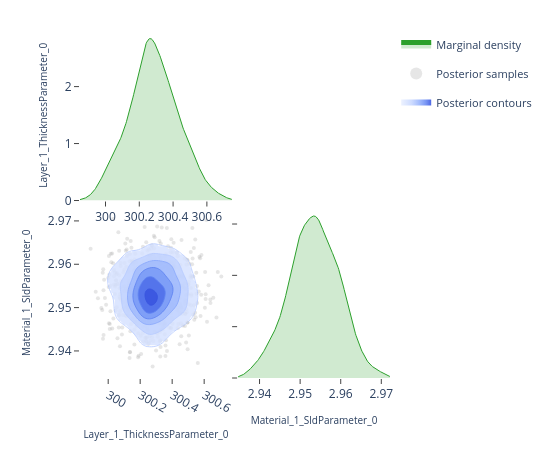

Write notebook code for a chart like this one.
### Code cell
# ---- Pairwise focus: thickness vs SLD ---------------------------------------
# A 2-parameter corner plot zooms in on the joint posterior for a specific
# pair.  This is the same view the EasyReflectometryApp's "2D Heatmap"
# sub-tab uses to inspect parameter degeneracies.


params_of_interest = ['Layer_1_ThicknessParameter_0', 'Material_1_SldParameter_0']
idx = [posterior.param_names.index(p) for p in params_of_interest]
subset_draws = np.asarray(posterior.draws)[:, idx]

fig = plot_corner(subset_draws, params_of_interest)
fig.show()

### Figure 1 — Plotly figure (JSON) as saved in the notebook; plotly's stock layout.template omitted (floating-point values rounded to 4 significant figures; data arrays with more than 128 entries replaced by an {"elided": "..."} marker saying what was removed)
{"data": [{"fill": "tozeroy", "fillcolor": "rgba(44, 160, 44, 0.22)", "hoverinfo": "skip", "legendgroup": "marginal", "line": {"color": "rgb(44, 160, 44)", "width": 1}, "mode": "lines", "name": "Marginal density", "showlegend": true, "type": "scatter", "x": {"elided": "256 float values"}, "xaxis": "x", "y": {"elided": "256 float values"}, "yaxis": "y"}, {"hoverinfo": "skip", "legendgroup": "scatter", "marker": {"color": "rgba(140, 140, 140, 0.22)", "size": 4}, "mode": "markers", "name": "Posterior samples", "showlegend": true, "type": "scatter", "x": {"elided": "640 float values"}, "xaxis": "x3", "y": {"elided": "640 float values"}, "yaxis": "y3", "zorder": 0}, {"colorscale": [[0.0, "rgba(224, 233, 255, 0.62)"], [0.35, "rgba(183, 203, 255, 0.70)"], [0.6, "rgba(138, 169, 252, 0.78)"], [0.82, "rgba(96, 131, 242, 0.84)"], [1.0, "rgba(58, 86, 224, 0.90)"]], "connectgaps": false, "contours": {"coloring": "fill", "end": 162.6, "showlabels": false, "showlines": false, "size": 25.68, "start": 34.24}, "hoverinfo": "skip", "legendgroup": "contour", "name": "Posterior contours", "showlegend": true, "showscale": false, "type": "contour", "x": [299.8, 299.9, 299.9, 299.9, 299.9, 299.9, 299.9, 299.9, 299.9, 300.0, 300.0, 300.0, 300.0, 300.0, 300.0, 300.0, 300.0, 300.0, 300.1, 300.1, 300.1, 300.1, 300.1, 300.1, 300.1, 300.1, 300.1, 300.2, 300.2, 300.2, 300.2, 300.2, 300.2, 300.2, 300.2, 300.2, 300.3, 300.3, 300.3, 300.3, 300.3, 300.3, 300.3, 300.3, 300.3, 300.4, 300.4, 300.4, 300.4, 300.4, 300.4, 300.4, 300.4, 300.5, 300.5, 300.5, 300.5, 300.5, 300.5, 300.5, 300.5, 300.5, 300.6, 300.6, 300.6, 300.6, 300.6, 300.6, 300.6, 300.6, 300.6, 300.7, 300.7, 300.7, 300.7, 300.7, 300.7, 300.7, 300.7, 300.7], "xaxis": "x3", "y": [2.935, 2.935, 2.936, 2.936, 2.937, 2.937, 2.938, 2.938, 2.939, 2.939, 2.939, 2.94, 2.94, 2.941, 2.941, 2.942, 2.942, 2.943, 2.943, 2.944, 2.944, 2.945, 2.945, 2.946, 2.946, 2.947, 2.947, 2.948, 2.948, 2.948, 2.949, 2.949, 2.95, 2.95, 2.951, 2.951, 2.952, 2.952, 2.953, 2.953, 2.954, 2.954, 2.955, 2.955, 2.956, 2.956, 2.957, 2.957, 2.957, 2.958, 2.958, 2.959, 2.959, 2.96, 2.96, 2.961, 2.961, 2.962, 2.962, 2.963, 2.963, 2.964, 2.964, 2.965, 2.965, 2.966, 2.966, 2.966, 2.967, 2.967, 2.968, 2.968, 2.969, 2.969, 2.97, 2.97, 2.971, 2.971, 2.972, 2.972], "yaxis": "y3", "z": {"elided": "80x80 float values"}, "zmax": 162.6, "zmin": 34.24, "zorder": 1}, {"colorscale": [[0.0, "rgba(183, 203, 255, 0.94)"], [0.35, "rgba(183, 203, 255, 0.94)"], [0.35, "rgba(138, 169, 252, 0.95)"], [0.6, "rgba(138, 169, 252, 0.95)"], [0.6, "rgba(96, 131, 242, 0.96)"], [0.82, "rgba(96, 131, 242, 0.96)"], [0.82, "rgba(58, 86, 224, 0.98)"], [1.0, "rgba(58, 86, 224, 0.98)"]], "contours": {"coloring": "lines", "end": 162.6, "showlabels": false, "size": 25.68, "start": 34.24}, "hoverinfo": "skip", "legendgroup": "contour", "line": {"width": 0.9}, "showlegend": false, "showscale": false, "type": "contour", "x": [299.8, 299.9, 299.9, 299.9, 299.9, 299.9, 299.9, 299.9, 299.9, 300.0, 300.0, 300.0, 300.0, 300.0, 300.0, 300.0, 300.0, 300.0, 300.1, 300.1, 300.1, 300.1, 300.1, 300.1, 300.1, 300.1, 300.1, 300.2, 300.2, 300.2, 300.2, 300.2, 300.2, 300.2, 300.2, 300.2, 300.3, 300.3, 300.3, 300.3, 300.3, 300.3, 300.3, 300.3, 300.3, 300.4, 300.4, 300.4, 300.4, 300.4, 300.4, 300.4, 300.4, 300.5, 300.5, 300.5, 300.5, 300.5, 300.5, 300.5, 300.5, 300.5, 300.6, 300.6, 300.6, 300.6, 300.6, 300.6, 300.6, 300.6, 300.6, 300.7, 300.7, 300.7, 300.7, 300.7, 300.7, 300.7, 300.7, 300.7], "xaxis": "x3", "y": [2.935, 2.935, 2.936, 2.936, 2.937, 2.937, 2.938, 2.938, 2.939, 2.939, 2.939, 2.94, 2.94, 2.941, 2.941, 2.942, 2.942, 2.943, 2.943, 2.944, 2.944, 2.945, 2.945, 2.946, 2.946, 2.947, 2.947, 2.948, 2.948, 2.948, 2.949, 2.949, 2.95, 2.95, 2.951, 2.951, 2.952, 2.952, 2.953, 2.953, 2.954, 2.954, 2.955, 2.955, 2.956, 2.956, 2.957, 2.957, 2.957, 2.958, 2.958, 2.959, 2.959, 2.96, 2.96, 2.961, 2.961, 2.962, 2.962, 2.963, 2.963, 2.964, 2.964, 2.965, 2.965, 2.966, 2.966, 2.966, 2.967, 2.967, 2.968, 2.968, 2.969, 2.969, 2.97, 2.97, 2.971, 2.971, 2.972, 2.972], "yaxis": "y3", "z": {"elided": "80x80 float values"}, "zmax": 162.6, "zmin": 34.24, "zorder": 2}, {"fill": "tozeroy", "fillcolor": "rgba(44, 160, 44, 0.22)", "hoverinfo": "skip", "legendgroup": "marginal", "line": {"color": "rgb(44, 160, 44)", "width": 1}, "mode": "lines", "name": "Marginal density", "showlegend": false, "type": "scatter", "x": {"elided": "256 float values"}, "xaxis": "x4", "y": {"elided": "256 float values"}, "yaxis": "y4"}], "layout": {"height": 450, "legend": {"font": {"size": 11}, "itemsizing": "constant", "orientation": "v", "x": 1.02, "xanchor": "left", "y": 1.0, "yanchor": "top"}, "margin": {"b": 60, "l": 80, "r": 160, "t": 30}, "plot_bgcolor": "white", "showlegend": true, "width": 550, "xaxis": {"anchor": "y", "domain": [0.0, 0.49], "showgrid": false, "ticks": "outside", "zeroline": false}, "xaxis2": {"anchor": "y2", "domain": [0.51, 1.0], "showgrid": false, "ticks": "outside", "visible": false, "zeroline": false}, "xaxis3": {"anchor": "y3", "domain": [0.0, 0.49], "showgrid": false, "ticks": "outside", "title": {"font": {"size": 10}, "text": "Layer_1_ThicknessParameter_0"}, "zeroline": false}, "xaxis4": {"anchor": "y4", "domain": [0.51, 1.0], "showgrid": false, "ticks": "outside", "title": {"font": {"size": 10}, "text": "Material_1_SldParameter_0"}, "zeroline": false}, "yaxis": {"anchor": "x", "domain": [0.51, 1.0], "showgrid": false, "ticks": "outside", "title": {"font": {"size": 10}, "text": "Layer_1_ThicknessParameter_0"}, "zeroline": false}, "yaxis2": {"anchor": "x2", "domain": [0.51, 1.0], "showgrid": false, "ticks": "outside", "visible": false, "zeroline": false}, "yaxis3": {"anchor": "x3", "domain": [0.0, 0.49], "showgrid": false, "ticks": "outside", "title": {"font": {"size": 10}, "text": "Material_1_SldParameter_0"}, "zeroline": false}, "yaxis4": {"anchor": "x4", "domain": [0.0, 0.49], "showgrid": false, "showticklabels": false, "ticks": "outside", "zeroline": false}}}
